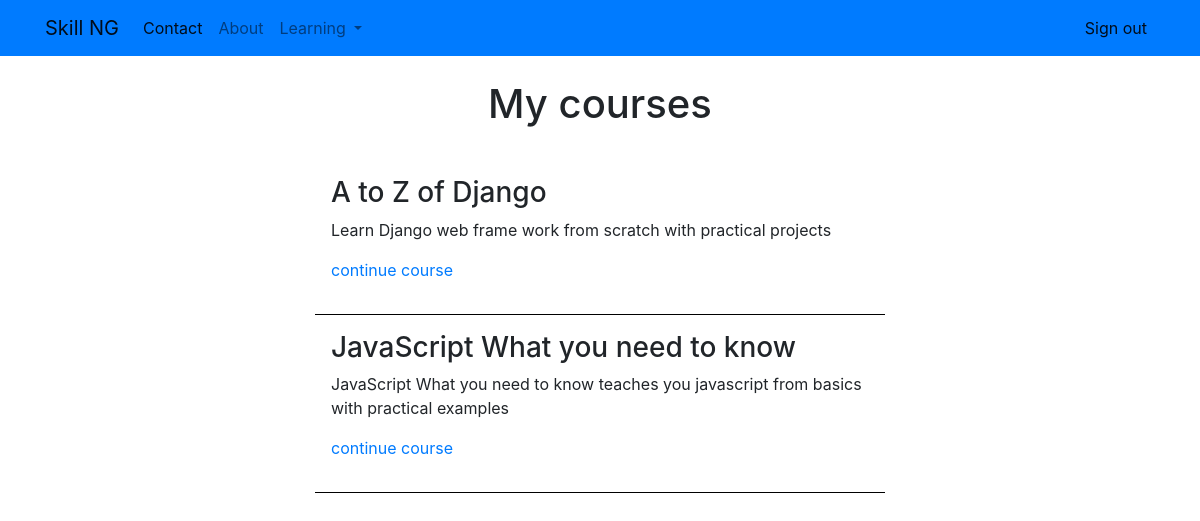
The app's page /students/courses/ (signed in), older data.
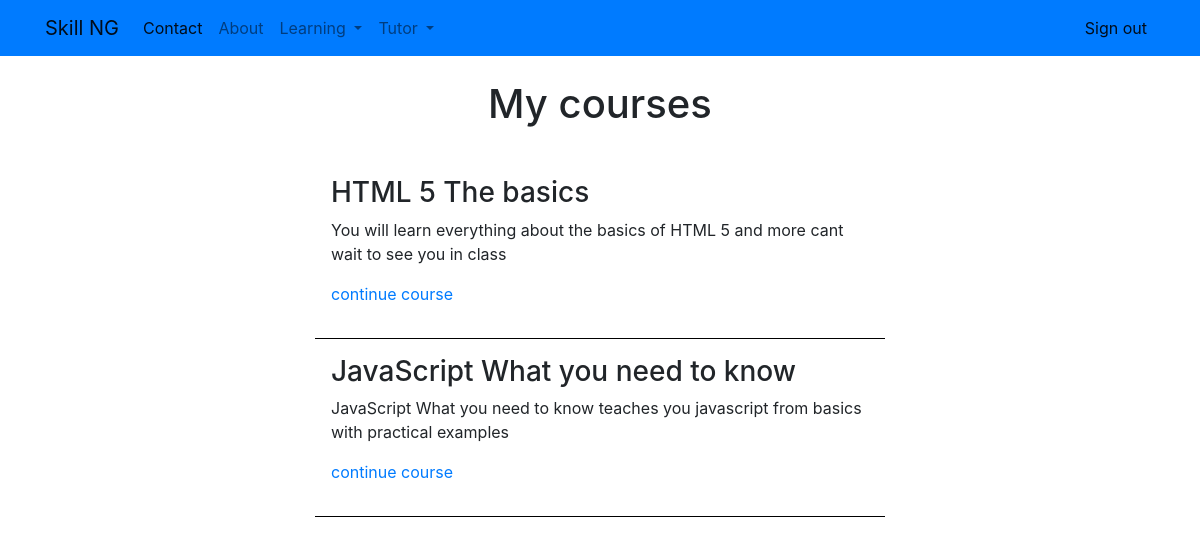
The same page, newer data.
### courses/models.py (models this page shows, shortened)
class Course(models.Model):
    owner= models.ForeignKey(User, on_delete=models.CASCADE)
    subject=models.ForeignKey(Subject, on_delete=models.CASCADE, related_name='courses')
    title=models.CharField(max_length=200)
    slug=models.SlugField(max_length=200, unique=True)
    overview= models.TextField()
    created= models.DateTimeField(auto_now_add=True)
    students = models.ManyToManyField(User, related_name='courses_joined', blank=True)
    class Meta:
        ordering=['-created']

### students/views.py (the view)
# urls.py: path('courses/', views.StudentCourseListView.as_view(), name='student_course_list'),
class StudentCourseListView(LoginRequiredMixin, ListView):
    model = Course
    template_name = 'students/course/list.html'
    def get_queryset(self):
        qs = super().get_queryset()
        return qs.filter(students__in=[self.request.user])

### students/templates/students/course/list.html (shortened to what this page needs)
{% extends "base.html" %}
{% block content %}
    <div class="container offset-3 col-md-6">
        <div class="page-title">
            <h1>My courses</h1>
        </div>
    <div class="module">
        {% for course in object_list %}
        <div class="course-info">
            <h3>{{ course.title }}</h3>
            <p>{{course.overview}}</p>
            <p><a href="{% url 'student_course_detail' course.id %}">
            continue course</a></p>
        </div>
        {% empty %}
            <p>
            You are not enrolled in any courses yet.
            <a href="{% url 'course_list' %}">Browse courses</a>
            to enroll in a course.
            </p>
        {% endfor %}
    </div>
</div>
{% endblock %}

Row changes from the older to the newer data that the page shows:
removed Course: title "A to Z of Django", overview "Learn Django web frame work from scratch with practical projects"
now on this page (row unchanged): Course: title "HTML 5 The basics", overview "You will learn everything about the basics of HTML 5 and more cant wait to see you in class"
Text that changed along with them:
text now shown: "Tutor"
